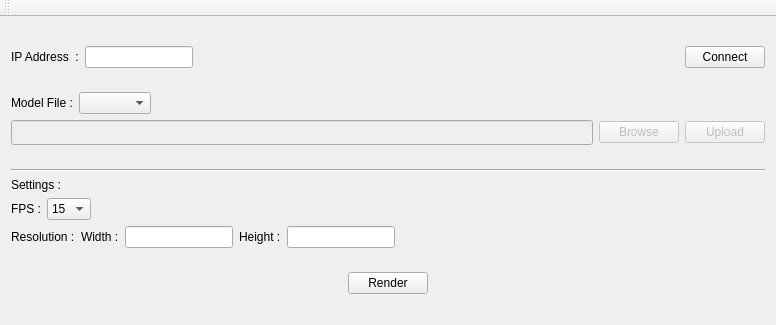
<?xml version="1.0" encoding="UTF-8"?>
<ui version="4.0">
 <class>MainWindow</class>
 <widget class="QMainWindow" name="MainWindow">
  <property name="geometry">
   <rect>
    <x>0</x>
    <y>0</y>
    <width>776</width>
    <height>325</height>
   </rect>
  </property>
  <property name="sizePolicy">
   <sizepolicy hsizetype="MinimumExpanding" vsizetype="MinimumExpanding">
    <horstretch>0</horstretch>
    <verstretch>0</verstretch>
   </sizepolicy>
  </property>
  <property name="windowTitle">
   <string>CloudRenderer</string>
  </property>
  <widget class="QWidget" name="centralWidget">
   <layout class="QVBoxLayout" name="verticalLayout_3">
    <item>
     <layout class="QHBoxLayout" name="horizontalLayout">
      <item>
       <widget class="QLabel" name="label">
        <property name="sizePolicy">
         <sizepolicy hsizetype="Fixed" vsizetype="Fixed">
          <horstretch>0</horstretch>
          <verstretch>0</verstretch>
         </sizepolicy>
        </property>
        <property name="text">
         <string>IP Address  :</string>
        </property>
       </widget>
      </item>
      <item>
       <widget class="QLineEdit" name="lineEdit">
        <property name="sizePolicy">
         <sizepolicy hsizetype="Fixed" vsizetype="Fixed">
          <horstretch>0</horstretch>
          <verstretch>0</verstretch>
         </sizepolicy>
        </property>
       </widget>
      </item>
      <item>
       <spacer name="horizontalSpacer_2">
        <property name="orientation">
         <enum>Qt::Horizontal</enum>
        </property>
        <property name="sizeHint" stdset="0">
         <size>
          <width>40</width>
          <height>20</height>
         </size>
        </property>
       </spacer>
      </item>
      <item>
       <widget class="QPushButton" name="pushButton">
        <property name="sizePolicy">
         <sizepolicy hsizetype="Fixed" vsizetype="Fixed">
          <horstretch>0</horstretch>
          <verstretch>0</verstretch>
         </sizepolicy>
        </property>
        <property name="text">
         <string>Connect</string>
        </property>
       </widget>
      </item>
     </layout>
    </item>
    <item>
     <layout class="QVBoxLayout" name="verticalLayout_2">
      <item>
       <layout class="QHBoxLayout" name="horizontalLayout_2">
        <item>
         <widget class="QLabel" name="label_2">
          <property name="text">
           <string>Model File :</string>
          </property>
         </widget>
        </item>
        <item>
         <widget class="QComboBox" name="modelCombobox"/>
        </item>
        <item>
         <spacer name="horizontalSpacer_8">
          <property name="orientation">
           <enum>Qt::Horizontal</enum>
          </property>
          <property name="sizeHint" stdset="0">
           <size>
            <width>40</width>
            <height>20</height>
           </size>
          </property>
         </spacer>
        </item>
       </layout>
      </item>
      <item>
       <layout class="QHBoxLayout" name="horizontalLayout_8">
        <item>
         <widget class="QLineEdit" name="lineEdit_2">
          <property name="enabled">
           <bool>false</bool>
          </property>
          <property name="sizePolicy">
           <sizepolicy hsizetype="MinimumExpanding" vsizetype="Fixed">
            <horstretch>0</horstretch>
            <verstretch>0</verstretch>
           </sizepolicy>
          </property>
          <property name="minimumSize">
           <size>
            <width>200</width>
            <height>25</height>
           </size>
          </property>
          <property name="readOnly">
           <bool>true</bool>
          </property>
         </widget>
        </item>
        <item>
         <widget class="QPushButton" name="pushButton_2">
          <property name="enabled">
           <bool>false</bool>
          </property>
          <property name="text">
           <string>Browse</string>
          </property>
         </widget>
        </item>
        <item>
         <widget class="QPushButton" name="pushButton_3">
          <property name="enabled">
           <bool>false</bool>
          </property>
          <property name="text">
           <string>Upload</string>
          </property>
         </widget>
        </item>
       </layout>
      </item>
     </layout>
    </item>
    <item>
     <layout class="QVBoxLayout" name="verticalLayout">
      <item>
       <widget class="Line" name="line">
        <property name="orientation">
         <enum>Qt::Horizontal</enum>
        </property>
       </widget>
      </item>
      <item>
       <widget class="QLabel" name="label_3">
        <property name="sizePolicy">
         <sizepolicy hsizetype="Fixed" vsizetype="Fixed">
          <horstretch>0</horstretch>
          <verstretch>0</verstretch>
         </sizepolicy>
        </property>
        <property name="text">
         <string>Settings : </string>
        </property>
       </widget>
      </item>
      <item>
       <layout class="QHBoxLayout" name="horizontalLayout_4">
        <item>
         <widget class="QLabel" name="label_4">
          <property name="sizePolicy">
           <sizepolicy hsizetype="Fixed" vsizetype="Fixed">
            <horstretch>0</horstretch>
            <verstretch>0</verstretch>
           </sizepolicy>
          </property>
          <property name="text">
           <string>FPS :</string>
          </property>
         </widget>
        </item>
        <item>
         <widget class="QComboBox" name="FPScomboBox">
          <property name="sizePolicy">
           <sizepolicy hsizetype="Fixed" vsizetype="Fixed">
            <horstretch>0</horstretch>
            <verstretch>0</verstretch>
           </sizepolicy>
          </property>
          <item>
           <property name="text">
            <string>15</string>
           </property>
          </item>
          <item>
           <property name="text">
            <string>20</string>
           </property>
          </item>
          <item>
           <property name="text">
            <string>25</string>
           </property>
          </item>
          <item>
           <property name="text">
            <string>30</string>
           </property>
          </item>
          <item>
           <property name="text">
            <string>35</string>
           </property>
          </item>
         </widget>
        </item>
        <item>
         <spacer name="horizontalSpacer">
          <property name="orientation">
           <enum>Qt::Horizontal</enum>
          </property>
          <property name="sizeHint" stdset="0">
           <size>
            <width>40</width>
            <height>20</height>
           </size>
          </property>
         </spacer>
        </item>
       </layout>
      </item>
      <item>
       <layout class="QHBoxLayout" name="horizontalLayout_3">
        <item>
         <widget class="QLabel" name="label_5">
          <property name="sizePolicy">
           <sizepolicy hsizetype="Fixed" vsizetype="Fixed">
            <horstretch>0</horstretch>
            <verstretch>0</verstretch>
           </sizepolicy>
          </property>
          <property name="text">
           <string>Resolution :</string>
          </property>
         </widget>
        </item>
        <item>
         <widget class="QLabel" name="label_6">
          <property name="sizePolicy">
           <sizepolicy hsizetype="Fixed" vsizetype="Fixed">
            <horstretch>0</horstretch>
            <verstretch>0</verstretch>
           </sizepolicy>
          </property>
          <property name="text">
           <string>Width :</string>
          </property>
         </widget>
        </item>
        <item>
         <widget class="QLineEdit" name="widthLineEdit">
          <property name="sizePolicy">
           <sizepolicy hsizetype="Fixed" vsizetype="Fixed">
            <horstretch>0</horstretch>
            <verstretch>0</verstretch>
           </sizepolicy>
          </property>
         </widget>
        </item>
        <item>
         <widget class="QLabel" name="label_7">
          <property name="sizePolicy">
           <sizepolicy hsizetype="Fixed" vsizetype="Fixed">
            <horstretch>0</horstretch>
            <verstretch>0</verstretch>
           </sizepolicy>
          </property>
          <property name="text">
           <string>Height :</string>
          </property>
         </widget>
        </item>
        <item>
         <widget class="QLineEdit" name="heightLineEdit">
          <property name="sizePolicy">
           <sizepolicy hsizetype="Fixed" vsizetype="Fixed">
            <horstretch>0</horstretch>
            <verstretch>0</verstretch>
           </sizepolicy>
          </property>
         </widget>
        </item>
        <item>
         <spacer name="horizontalSpacer_3">
          <property name="orientation">
           <enum>Qt::Horizontal</enum>
          </property>
          <property name="sizeHint" stdset="0">
           <size>
            <width>40</width>
            <height>20</height>
           </size>
          </property>
         </spacer>
        </item>
       </layout>
      </item>
     </layout>
    </item>
    <item>
     <layout class="QHBoxLayout" name="horizontalLayout_7">
      <item>
       <layout class="QHBoxLayout" name="horizontalLayout_5">
        <item>
         <spacer name="horizontalSpacer_7">
          <property name="orientation">
           <enum>Qt::Horizontal</enum>
          </property>
          <property name="sizeHint" stdset="0">
           <size>
            <width>40</width>
            <height>20</height>
           </size>
          </property>
         </spacer>
        </item>
        <item>
         <widget class="QPushButton" name="renderButton">
          <property name="sizePolicy">
           <sizepolicy hsizetype="Fixed" vsizetype="Fixed">
            <horstretch>0</horstretch>
            <verstretch>0</verstretch>
           </sizepolicy>
          </property>
          <property name="text">
           <string>Render</string>
          </property>
         </widget>
        </item>
        <item>
         <spacer name="horizontalSpacer_6">
          <property name="orientation">
           <enum>Qt::Horizontal</enum>
          </property>
          <property name="sizeHint" stdset="0">
           <size>
            <width>40</width>
            <height>20</height>
           </size>
          </property>
         </spacer>
        </item>
       </layout>
      </item>
     </layout>
    </item>
   </layout>
  </widget>
  <widget class="QToolBar" name="mainToolBar">
   <attribute name="toolBarArea">
    <enum>TopToolBarArea</enum>
   </attribute>
   <attribute name="toolBarBreak">
    <bool>false</bool>
   </attribute>
  </widget>
 </widget>
 <layoutdefault spacing="6" margin="11"/>
 <resources/>
 <connections/>
</ui>
